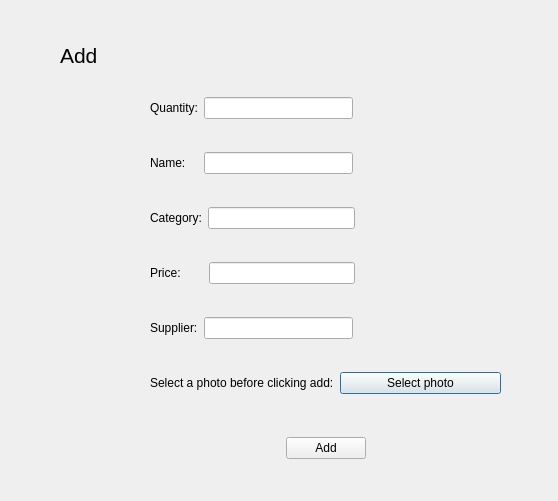
<?xml version="1.0" encoding="UTF-8"?>
<ui version="4.0">
 <class>AddItemForm</class>
 <widget class="QDialog" name="AddItemForm">
  <property name="geometry">
   <rect>
    <x>0</x>
    <y>0</y>
    <width>558</width>
    <height>501</height>
   </rect>
  </property>
  <property name="windowTitle">
   <string>Dialog</string>
  </property>
  <widget class="QWidget" name="verticalLayoutWidget">
   <property name="geometry">
    <rect>
     <x>150</x>
     <y>30</y>
     <width>351</width>
     <height>461</height>
    </rect>
   </property>
   <layout class="QVBoxLayout" name="verticalLayout">
    <item>
     <spacer name="verticalSpacer">
      <property name="orientation">
       <enum>Qt::Orientation::Vertical</enum>
      </property>
      <property name="sizeType">
       <enum>QSizePolicy::Policy::Minimum</enum>
      </property>
      <property name="sizeHint" stdset="0">
       <size>
        <width>20</width>
        <height>40</height>
       </size>
      </property>
     </spacer>
    </item>
    <item>
     <layout class="QHBoxLayout" name="horizontalLayout_3">
      <item>
       <widget class="QLabel" name="label_6">
        <property name="text">
         <string>Quantity:</string>
        </property>
       </widget>
      </item>
      <item>
       <spacer name="horizontalSpacer_9">
        <property name="orientation">
         <enum>Qt::Orientation::Horizontal</enum>
        </property>
        <property name="sizeType">
         <enum>QSizePolicy::Policy::Minimum</enum>
        </property>
        <property name="sizeHint" stdset="0">
         <size>
          <width>0</width>
          <height>20</height>
         </size>
        </property>
       </spacer>
      </item>
      <item>
       <widget class="QLineEdit" name="lineEditAddQuantity"/>
      </item>
      <item>
       <spacer name="horizontalSpacer">
        <property name="orientation">
         <enum>Qt::Orientation::Horizontal</enum>
        </property>
        <property name="sizeHint" stdset="0">
         <size>
          <width>40</width>
          <height>20</height>
         </size>
        </property>
       </spacer>
      </item>
     </layout>
    </item>
    <item>
     <layout class="QHBoxLayout" name="horizontalLayout">
      <item>
       <widget class="QLabel" name="label_5">
        <property name="text">
         <string>Name:</string>
        </property>
       </widget>
      </item>
      <item>
       <spacer name="horizontalSpacer_8">
        <property name="orientation">
         <enum>Qt::Orientation::Horizontal</enum>
        </property>
        <property name="sizeType">
         <enum>QSizePolicy::Policy::Minimum</enum>
        </property>
        <property name="sizeHint" stdset="0">
         <size>
          <width>12</width>
          <height>20</height>
         </size>
        </property>
       </spacer>
      </item>
      <item>
       <widget class="QLineEdit" name="lineEditAddName"/>
      </item>
      <item>
       <spacer name="horizontalSpacer_2">
        <property name="orientation">
         <enum>Qt::Orientation::Horizontal</enum>
        </property>
        <property name="sizeHint" stdset="0">
         <size>
          <width>40</width>
          <height>20</height>
         </size>
        </property>
       </spacer>
      </item>
     </layout>
    </item>
    <item>
     <layout class="QHBoxLayout" name="horizontalLayout_4">
      <item>
       <widget class="QLabel" name="label_7">
        <property name="text">
         <string>Category:</string>
        </property>
       </widget>
      </item>
      <item>
       <widget class="QLineEdit" name="lineEditAddCategory"/>
      </item>
      <item>
       <spacer name="horizontalSpacer_3">
        <property name="orientation">
         <enum>Qt::Orientation::Horizontal</enum>
        </property>
        <property name="sizeHint" stdset="0">
         <size>
          <width>40</width>
          <height>20</height>
         </size>
        </property>
       </spacer>
      </item>
     </layout>
    </item>
    <item>
     <layout class="QHBoxLayout" name="horizontalLayout_5">
      <item>
       <widget class="QLabel" name="label_8">
        <property name="text">
         <string>Price:</string>
        </property>
       </widget>
      </item>
      <item>
       <spacer name="horizontalSpacer_7">
        <property name="orientation">
         <enum>Qt::Orientation::Horizontal</enum>
        </property>
        <property name="sizeType">
         <enum>QSizePolicy::Policy::Minimum</enum>
        </property>
        <property name="sizeHint" stdset="0">
         <size>
          <width>22</width>
          <height>20</height>
         </size>
        </property>
       </spacer>
      </item>
      <item>
       <widget class="QLineEdit" name="lineEditAddPrice"/>
      </item>
      <item>
       <spacer name="horizontalSpacer_4">
        <property name="orientation">
         <enum>Qt::Orientation::Horizontal</enum>
        </property>
        <property name="sizeHint" stdset="0">
         <size>
          <width>40</width>
          <height>20</height>
         </size>
        </property>
       </spacer>
      </item>
     </layout>
    </item>
    <item>
     <layout class="QHBoxLayout" name="horizontalLayout_6">
      <item>
       <widget class="QLabel" name="label_9">
        <property name="text">
         <string>Supplier:</string>
        </property>
       </widget>
      </item>
      <item>
       <spacer name="horizontalSpacer_6">
        <property name="orientation">
         <enum>Qt::Orientation::Horizontal</enum>
        </property>
        <property name="sizeType">
         <enum>QSizePolicy::Policy::Minimum</enum>
        </property>
        <property name="sizeHint" stdset="0">
         <size>
          <width>0</width>
          <height>20</height>
         </size>
        </property>
       </spacer>
      </item>
      <item>
       <widget class="QLineEdit" name="lineEditAddSupplier"/>
      </item>
      <item>
       <spacer name="horizontalSpacer_5">
        <property name="orientation">
         <enum>Qt::Orientation::Horizontal</enum>
        </property>
        <property name="sizeHint" stdset="0">
         <size>
          <width>40</width>
          <height>20</height>
         </size>
        </property>
       </spacer>
      </item>
     </layout>
    </item>
    <item>
     <layout class="QHBoxLayout" name="horizontalLayout_7">
      <item>
       <widget class="QLabel" name="label_11">
        <property name="text">
         <string>Select a photo before clicking add:</string>
        </property>
       </widget>
      </item>
      <item>
       <widget class="QPushButton" name="pushButtonSelectPhoto">
        <property name="text">
         <string>Select photo</string>
        </property>
       </widget>
      </item>
     </layout>
    </item>
    <item>
     <spacer name="verticalSpacer_2">
      <property name="orientation">
       <enum>Qt::Orientation::Vertical</enum>
      </property>
      <property name="sizeType">
       <enum>QSizePolicy::Policy::Fixed</enum>
      </property>
      <property name="sizeHint" stdset="0">
       <size>
        <width>20</width>
        <height>10</height>
       </size>
      </property>
     </spacer>
    </item>
    <item>
     <layout class="QHBoxLayout" name="horizontalLayout_8">
      <item>
       <spacer name="horizontalSpacer_11">
        <property name="orientation">
         <enum>Qt::Orientation::Horizontal</enum>
        </property>
        <property name="sizeHint" stdset="0">
         <size>
          <width>40</width>
          <height>20</height>
         </size>
        </property>
       </spacer>
      </item>
      <item>
       <widget class="QPushButton" name="pushButtonAdd">
        <property name="text">
         <string>Add</string>
        </property>
       </widget>
      </item>
      <item>
       <spacer name="horizontalSpacer_10">
        <property name="orientation">
         <enum>Qt::Orientation::Horizontal</enum>
        </property>
        <property name="sizeHint" stdset="0">
         <size>
          <width>40</width>
          <height>20</height>
         </size>
        </property>
       </spacer>
      </item>
     </layout>
    </item>
   </layout>
  </widget>
  <widget class="QLabel" name="label_4">
   <property name="geometry">
    <rect>
     <x>60</x>
     <y>20</y>
     <width>61</width>
     <height>71</height>
    </rect>
   </property>
   <property name="font">
    <font>
     <pointsize>16</pointsize>
    </font>
   </property>
   <property name="text">
    <string>Add</string>
   </property>
  </widget>
 </widget>
 <resources/>
 <connections/>
</ui>
